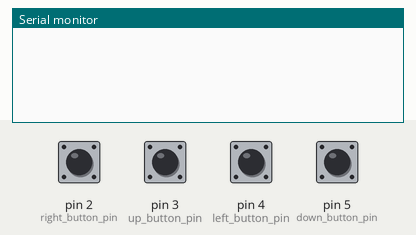
Bench run of a sketch on a simulated Arduino Uno, built with avr-gcc and run on an emulated ATmega328P. Parts: the last lines printed to the serial monitor. The inputs (shaded band) are chosen by the test bench; at power-on: pin 2 (right_button_pin), pin 3 (up_button_pin), pin 4 (left_button_pin), pin 5 (down_button_pin) LOW.

Above: at 1.2 s.
1.3 s: pin 2 (right_button_pin) pulled HIGH for 0.15 s
At 2.3 s:
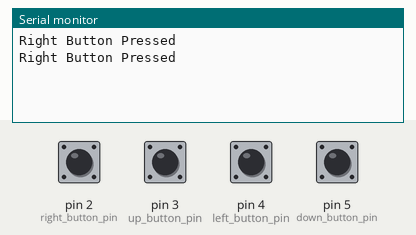
2.9 s: pin 3 (up_button_pin) pulled HIGH for 0.15 s
At 3.5 s:
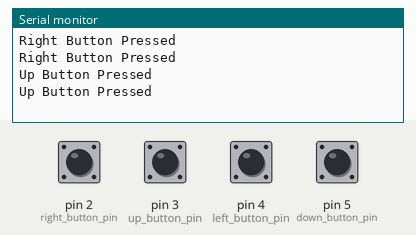
4.5 s: pin 4 (left_button_pin) pulled HIGH for 0.15 s
At 5.8 s:
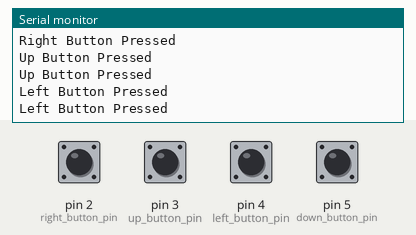
6.1 s: pin 5 (down_button_pin) pulled HIGH for 0.15 s
At 7.1 s:
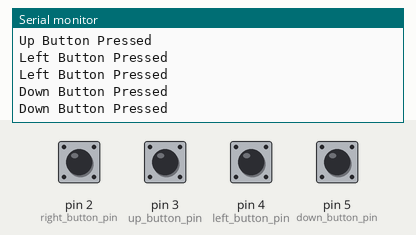

Measured:
- after the input at 1.3 s, the serial monitor: prints a new line at once (image 1)
- after the input at 2.9 s, the serial monitor: prints a new line at once (image 2)
- after the input at 4.5 s, the serial monitor: prints a new line at once (image 3)
- after the input at 6.1 s, the serial monitor: prints a new line at once (image 4)

The sketch:

GamePad.ino
```cpp
//Julian Apodaca
//11-22-19
//Gamepad for Arduino

const int up_button_pin = 3;
const int right_button_pin = 2;
const int left_button_pin = 4;
const int down_button_pin = 5;

int up_state = 0;
int right_state = 0;
int left_state = 0;
int down_state = 0;

void setup() {
  Serial.begin(9600);
  pinMode(up_button_pin, INPUT);
  pinMode(right_button_pin, INPUT);
  pinMode(left_button_pin, INPUT);
  pinMode(down_button_pin, INPUT);
}

void loop() {
  up_state = digitalRead(up_button_pin);
  right_state = digitalRead(right_button_pin);
  left_state = digitalRead(left_button_pin);
  down_state = digitalRead(down_button_pin);

  if (up_state == HIGH) {
    Serial.println("Up Button Pressed");
    delay(100);
  }
  if (right_state == HIGH){
    Serial.println("Right Button Pressed");
    delay(100);
  }
  if (left_state == HIGH){
    Serial.println("Left Button Pressed");
    delay(100);
  }
  if (down_state == HIGH){
    Serial.println("Down Button Pressed");
    delay(100);
  }

}
```
